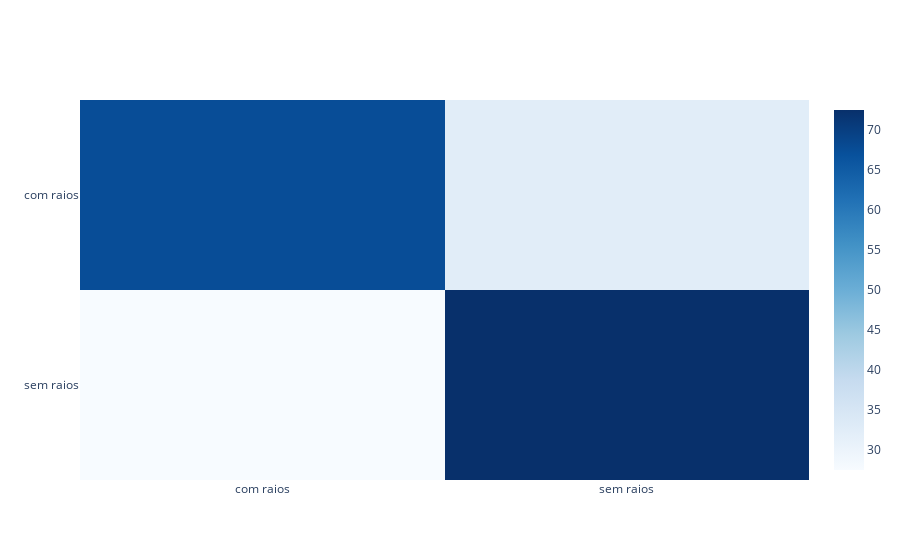

Write notebook code for a chart like this one.
### Code cell
fig = go.Figure()

labels = ['com raios', 'sem raios']
fig.add_trace(
    go.Heatmap(x=labels, y=labels, z=cm*100, colorscale='Blues')
)
fig['layout']['yaxis']['autorange'] = "reversed"
fig.show()

### Figure 1 — Plotly figure (JSON) as saved in the notebook; plotly's stock layout.template omitted (floating-point values rounded to 4 significant figures)
{"data": [{"colorscale": [[0, "rgb(247,251,255)"], [0.125, "rgb(222,235,247)"], [0.25, "rgb(198,219,239)"], [0.375, "rgb(158,202,225)"], [0.5, "rgb(107,174,214)"], [0.625, "rgb(66,146,198)"], [0.75, "rgb(33,113,181)"], [0.875, "rgb(8,81,156)"], [1, "rgb(8,48,107)"]], "type": "heatmap", "x": ["com raios", "sem raios"], "y": ["com raios", "sem raios"], "z": [[67.5, 32.5], [27.5, 72.5]]}], "layout": {"yaxis": {"autorange": "reversed"}}}
